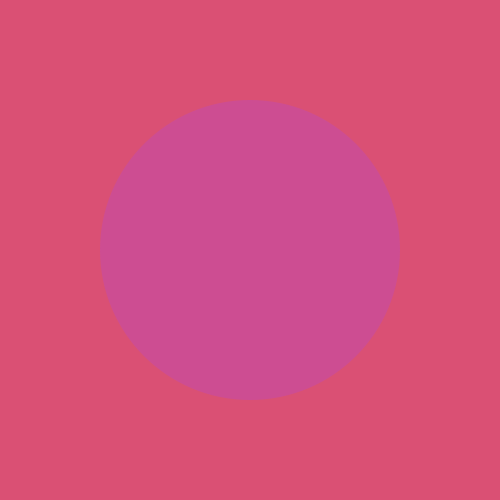
Frame 1 (no input)
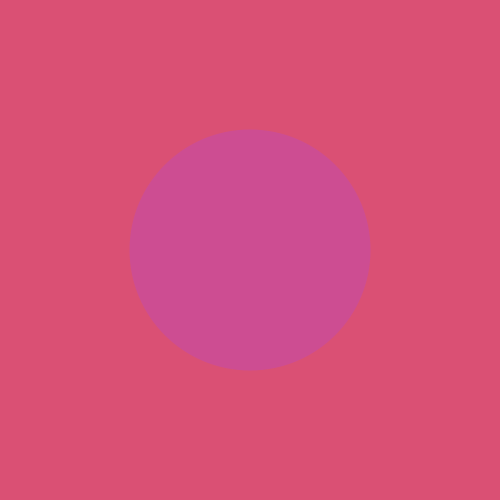
Frame 60 (the mouse pressed at the canvas centre just before this capture)
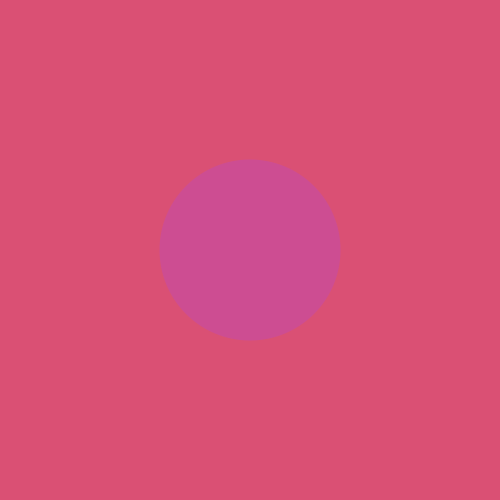
Frame 120 (the mouse held since frame 60 and released just before this capture)

The Processing sketch that drew these frames (run headless with seeded random() and noise(); from frame 60 on, the mouse is pressed at the canvas centre):

// Processing sketch: sketch_2
// ── sketch_2.pde
/*
* Write code (again, from scratch) that generates an enormous circle that, overtime, shrinks
* into oblivion. This is basically the opposite of the first task – but definitely a little trickier.
*/

// Author: Ken Wang <kaymw@member.fsf.org>

int circleRadius;
color circle,bg;

void setup(){
  size(500,500); // Set size to 500x500
  noStroke(); // Cancel stroke
  
  circle = color(random(0,255),random(0,255),random(0,255),random(1,255));
  bg = color(random(0,255),random(0,255),random(0,255),random(0,255));
  
  while (circle == bg){ // Prevent the circle to be invisible
    circle = color(random(0,255),random(0,255),random(0,255),random(1,255));
  }
  
  circleRadius = 300; // Initialize raidus variable
}

void draw(){
  //print(circleRadius + " "); // For debug use
  background(bg); // Set background color
  fill(circle); // Set circle color
  ellipse(250,250,circleRadius,circleRadius); // Draw the circle
  if (circleRadius > 0){
    circleRadius--; // Decrease radius
  }
}
